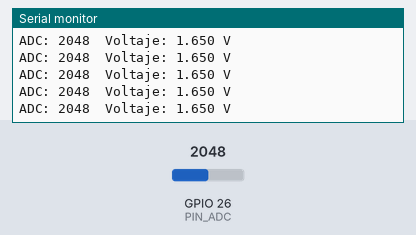
A sketch run on a simulated ESP32. Parts: the last lines printed to the serial monitor. Inputs (shaded band) come from the test bench; at power-on: GPIO 26 (PIN_ADC) = 2048.

Above: at 1.2 s.
1.3 s: GPIO 26 (PIN_ADC) set to 2866
At 1.56 s:
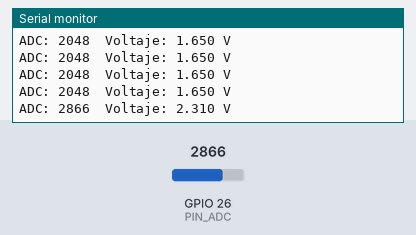
2.8 s: GPIO 26 (PIN_ADC) set to 3603
At 2.96 s:
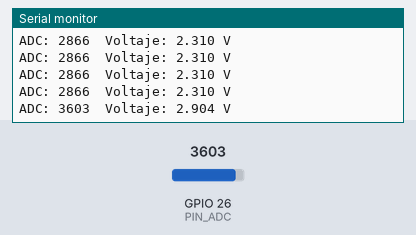
Timing chart, 0 to 5.8 s (numbered marks = the images above; inputs shaded):
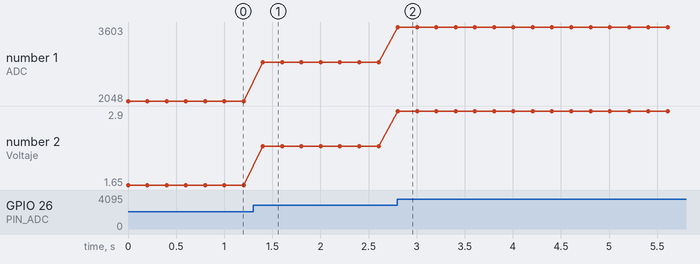

The sketch:

Fotodiodo_RBPico.ino
```cpp
// ===============================
// LECTURA DE VOLTAJE - RASPBERRY PI PICO
// ===============================
#define PIN_ADC 26        // GPIO26 = ADC0
#define VREF 3.3
#define ADC_RES 4095.0

void setup() {
  Serial.begin(115200);
}

void loop() {
  int adc_raw = analogRead(PIN_ADC);
  float voltaje = (adc_raw * VREF) / ADC_RES;

  Serial.print("ADC: ");
  Serial.print(adc_raw);
  Serial.print("  Voltaje: ");
  Serial.print(voltaje, 3);
  Serial.println(" V");

  delay(200);
}
```

Measured:
- after the input at 1.3 s, the serial monitor: prints a new line after 0.10 s (image 1)
- after the input at 2.8 s, the serial monitor: prints a new line at once (image 2)
- plotted number 1: 2048 → 2866 after the input at 1.3 s, 2866 → 3603 after the input at 2.8 s
- plotted number 2: 1.65 → 2.31 after the input at 1.3 s, 2.31 → 2.9 after the input at 2.8 s
